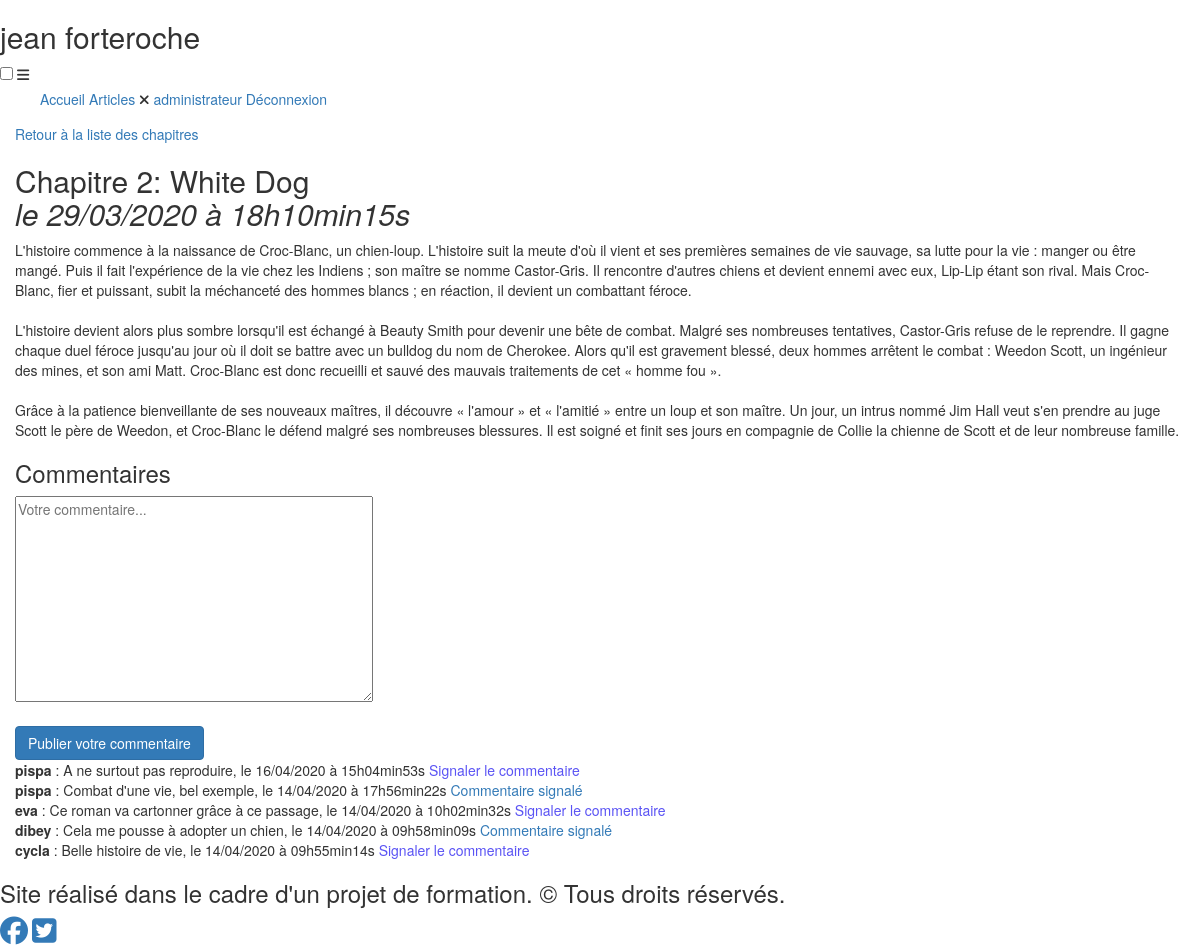
The page /index.php?action=chapitre&id=2 (signed in) on the database its author committed.
### tables this page shows
CREATE TABLE IF NOT EXISTS `posts` (
  `post_id` int(11) NOT NULL AUTO_INCREMENT,
  `title` varchar(255) NOT NULL,
  `content` text NOT NULL,
  `creation_date` datetime NOT NULL,
  PRIMARY KEY (`post_id`)
);

CREATE TABLE IF NOT EXISTS `comments` (
  `comment_id` int(11) NOT NULL AUTO_INCREMENT,
  `post_id` int(11) NOT NULL,
  `user_id` int(11) NOT NULL,
  `comment` text NOT NULL,
  `comment_date` datetime NOT NULL,
  `reported` tinyint(1) NOT NULL DEFAULT '0',
  PRIMARY KEY (`comment_id`),
  KEY `comments_ibfk_1` (`post_id`),
  KEY `user_id` (`user_id`)
);

CREATE TABLE IF NOT EXISTS `users` (
  `user_id` int(11) NOT NULL AUTO_INCREMENT,
  `pseudo` varchar(255) NOT NULL,
  `mail` varchar(255) NOT NULL,
  `pass` varchar(255) NOT NULL,
  `admin` tinyint(1) NOT NULL DEFAULT '0',
  PRIMARY KEY (`user_id`)
);

### controller/frontend.php (called while the page is built, shortened)
<?php
require_once('model/PostManager.php');
require_once('model/CommentManager.php');
function post()
{
    $postManager = new PostManager();
    $commentManager = new CommentManager();
    $post = $postManager->getPost($_GET['id']);
    $comments = $commentManager->getComments($_GET['id']);
    require('view/frontend/postView.php');
}

### model/PostManager.php (called while the page is built, shortened)
<?php
class PostManager extends Manager
{
    public function getPost($postId)
    {
        $db = $this->dbConnect();
        $req = $db->prepare('SELECT post_id, title, content, DATE_FORMAT(creation_date, \'%d/%m/%Y à %Hh%imin%ss\') AS creation_date_fr FROM posts WHERE post_id = ?');
        $req->execute(array($postId));
        $post = $req->fetch();
        return $post;
    }
}

### model/CommentManager.php (called while the page is built, shortened)
<?php
class CommentManager extends Manager
{
    public function getComments($postId)
    {
        $db = $this->dbConnect();
        $comments = $db->prepare('SELECT users.pseudo AS author, comments.comment AS content, comment_id, reported, DATE_FORMAT(comment_date, \'%d/%m/%Y à %Hh%imin%ss\') AS comment_date_fr FROM users INNER JOIN comments ON users.user_id = comments.user_id WHERE post_id = ? ORDER BY comment_date DESC');
        $comments->execute(array($postId));
        return $comments;
    }
}

### view/frontend/postView.php (the view, shortened to what this page needs)
<p><a href="index.php?action=listPosts">Retour à la liste des chapitres</a></p>
<div id="news">
    <h2><?= $post['title'] ?><br> <em> le <?= $post['creation_date_fr'] ?></em></h2>
    <p><?= nl2br($post['content']) ?></p>
</div>
<h3>Commentaires</h3>
<?php if(isset($_SESSION['pseudoconnect'])): ?>
    <div id="formcomment">
        <form action="index.php?action=addComment&amp;id=<?= $post['post_id'] ?>" method="post"  >
            <textarea id="comment" name="comment" rows="10" cols="45" placeholder="Votre commentaire..."></textarea><br><br>
            <input type="submit" id="submit" value="Publier votre commentaire" class="btn btn-primary" />
        </form>
    </div>
<?php else:?>
<?php  echo '<strong style="color:blue; font-size:20px; background-color: #B3C6C7; width: 100%; heigth:100%; padding:5px;">Vous devez <a href="index.php?action=connexion" title="connectez-vous"><span style="color:red;">être connecté</span></a> pour poster un commentaire !</strong>'; ?>
<?php endif; ?>
<?php
while ($comment = $comments->fetch())
{
?>
    <div id="postcomment"><strong><?= $comment['author']?></strong>  : <?= nl2br($comment['content']) ?>, le <?= $comment['comment_date_fr'] ?>
        <?php if(isset($_SESSION['pseudoconnect'])): ?>
            <a href="index.php?action=flagComment&amp;id=<?= $comment['comment_id']?>&amp;post_id=<?=$_GET['id'] ?>" id='signal'>
        <?php if($comment['reported']==1){
            echo "Commentaire signalé";
        }?>
        <?php if($comment['reported']==0){
            echo"<span style=color:#5A53F4>Signaler le commentaire</span>";
        }?></a>
        <?php else:?>
        <?php endif; ?>
    </div>
<?php
}
?>
<?php require('view/frontend/template.php'); ?>

### rows shown on the page
posts: title "Chapitre 2: White Dog", content "L'histoire commence à la naissance de Croc-Blanc, un chien-loup. L'histoire suit la meute d'où il vient et ses premières semaines de vie sauvage, sa lutte pour la vie : manger ou être mangé. Puis il fait l'expérience de la vie chez les Indiens ; son maître se nomme Castor-Gris. Il rencontre d'autres chiens et devient ennemi avec eux, Lip-Lip étant son rival. Mais Croc-Blanc, fier et puissant, subit la méchanceté des hommes blancs ; en réaction, il devient un combattant féroce. L'histoire devient alors plus sombre lorsqu'il est échangé à Beauty Smith pour devenir une bête de combat. Malgré ses nombreuses tentatives, Castor-Gris refuse de le reprendre. Il gagne chaque duel féroce jusqu'au…"
comments: user.pseudo "pispa", comment "A ne surtout pas reproduire", comment_date_fr "16/04/2020 à 15h04min53s", reported "Signaler le commentaire"
comments: user.pseudo "pispa", comment "Combat d'une vie, bel exemple", comment_date_fr "14/04/2020 à 17h56min22s", reported "Commentaire signalé"
comments: user.pseudo "eva", comment "Ce roman va cartonner grâce à ce passage", comment_date_fr "14/04/2020 à 10h02min32s", reported "Signaler le commentaire"
comments: user.pseudo "dibey", comment "Cela me pousse à adopter un chien", comment_date_fr "14/04/2020 à 09h58min09s", reported "Commentaire signalé"
comments: user.pseudo "cycla", comment "Belle histoire de vie", comment_date_fr "14/04/2020 à 09h55min14s", reported "Signaler le commentaire"

### other values the page prints
$post['creation_date_fr'] "29/03/2020 à 18h10min15s"
